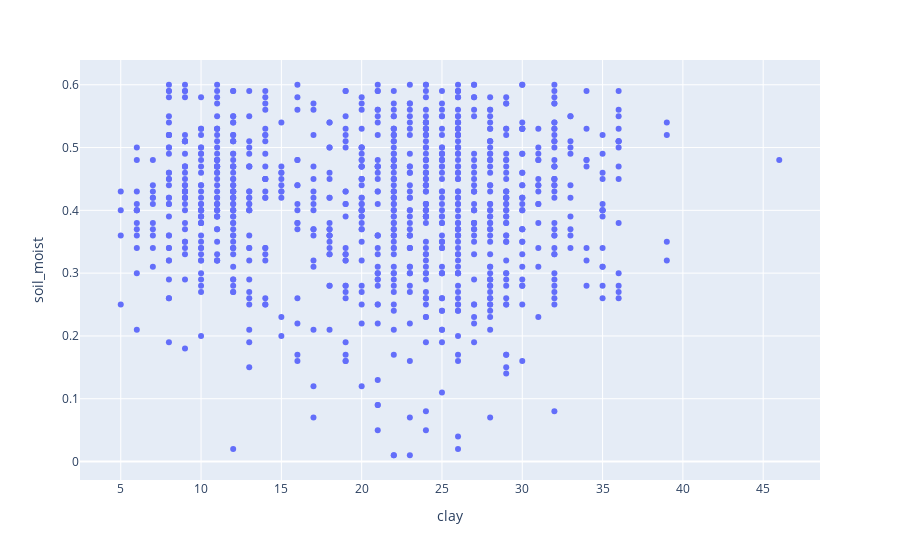
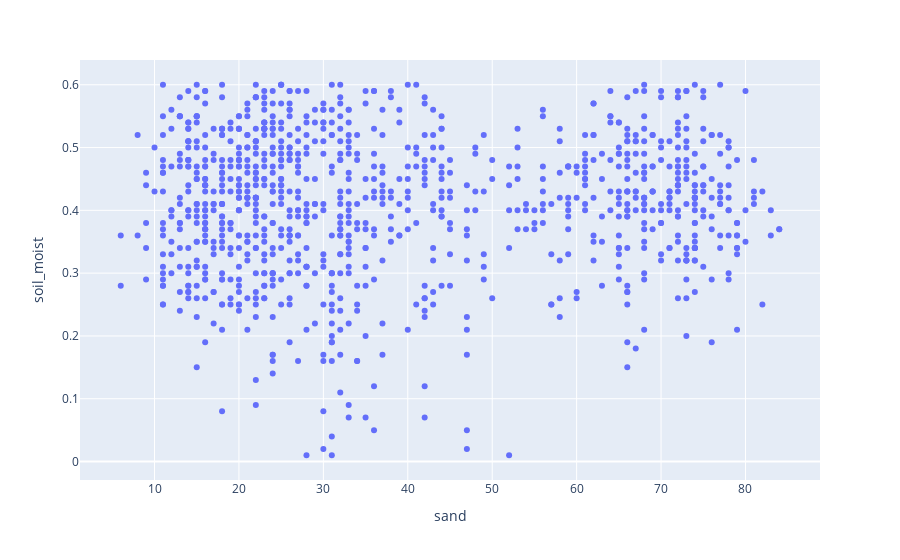
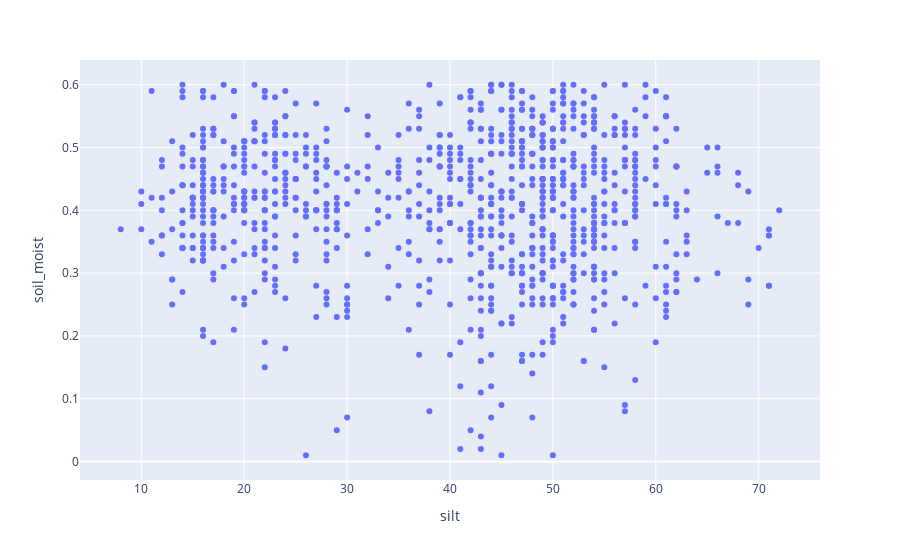

Notebook source saved alongside these figures, in order:
### Code cell
for cont in soil_cont:
    fig = px.scatter(data_subset,x=cont, y="soil_moist")
    fig.show()

### Figure 1 — Plotly figure (JSON) as saved in the notebook; plotly's stock layout.template omitted (floating-point values rounded to 4 significant figures; data arrays with more than 128 entries replaced by an {"elided": "..."} marker saying what was removed)
{"data": [{"hovertemplate": "clay=%{x}<br>soil_moist=%{y}<extra></extra>", "legendgroup": "", "marker": {"color": "#636efa", "symbol": "circle"}, "mode": "markers", "name": "", "orientation": "v", "showlegend": false, "type": "scatter", "x": {"elided": "1000 int values"}, "xaxis": "x", "y": {"elided": "1000 float values"}, "yaxis": "y"}], "layout": {"legend": {"tracegroupgap": 0}, "margin": {"t": 60}, "xaxis": {"anchor": "y", "domain": [0, 1], "title": {"text": "clay"}}, "yaxis": {"anchor": "x", "domain": [0, 1], "title": {"text": "soil_moist"}}}}

### Figure 2 — Plotly figure (JSON) as saved in the notebook; plotly's stock layout.template omitted (floating-point values rounded to 4 significant figures; data arrays with more than 128 entries replaced by an {"elided": "..."} marker saying what was removed)
{"data": [{"hovertemplate": "sand=%{x}<br>soil_moist=%{y}<extra></extra>", "legendgroup": "", "marker": {"color": "#636efa", "symbol": "circle"}, "mode": "markers", "name": "", "orientation": "v", "showlegend": false, "type": "scatter", "x": {"elided": "1000 int values"}, "xaxis": "x", "y": {"elided": "1000 float values"}, "yaxis": "y"}], "layout": {"legend": {"tracegroupgap": 0}, "margin": {"t": 60}, "xaxis": {"anchor": "y", "domain": [0, 1], "title": {"text": "sand"}}, "yaxis": {"anchor": "x", "domain": [0, 1], "title": {"text": "soil_moist"}}}}

### Figure 3 — Plotly figure (JSON) as saved in the notebook; plotly's stock layout.template omitted (floating-point values rounded to 4 significant figures; data arrays with more than 128 entries replaced by an {"elided": "..."} marker saying what was removed)
{"data": [{"hovertemplate": "silt=%{x}<br>soil_moist=%{y}<extra></extra>", "legendgroup": "", "marker": {"color": "#636efa", "symbol": "circle"}, "mode": "markers", "name": "", "orientation": "v", "showlegend": false, "type": "scatter", "x": {"elided": "1000 int values"}, "xaxis": "x", "y": {"elided": "1000 float values"}, "yaxis": "y"}], "layout": {"legend": {"tracegroupgap": 0}, "margin": {"t": 60}, "xaxis": {"anchor": "y", "domain": [0, 1], "title": {"text": "silt"}}, "yaxis": {"anchor": "x", "domain": [0, 1], "title": {"text": "soil_moist"}}}}
